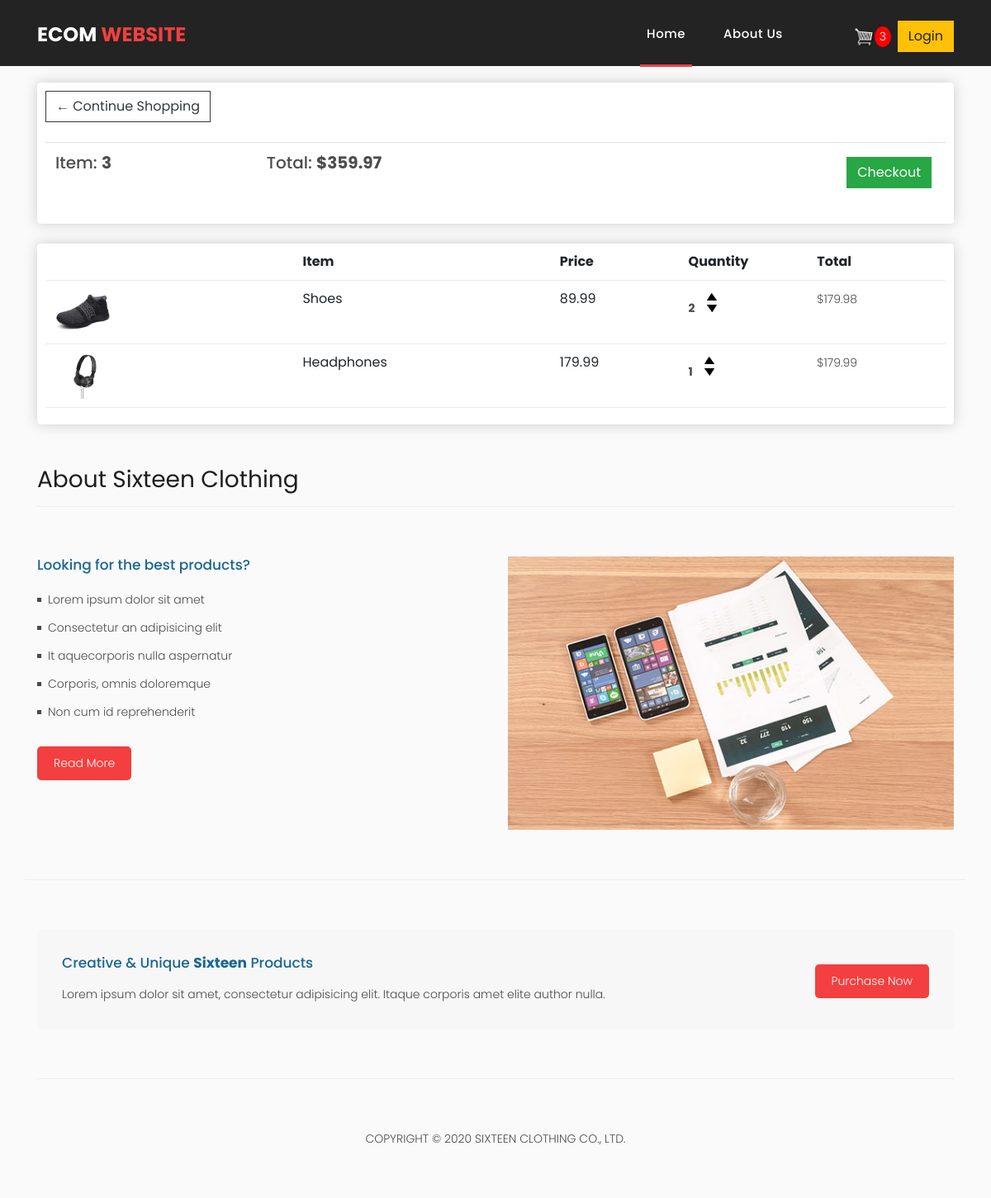
The app's page /cart/ (signed in) with its own data.
### store/models.py (models this page shows, shortened)
class Order(models.Model):
    customer  = models.ForeignKey(Customer, on_delete=models.SET_NULL, blank=True, null=True)
    date_ordered = models.DateTimeField(auto_now_add=True)
    complete =models.BooleanField(default=False, null=True, blank=False)
    transfaction_id = models.CharField(max_length=200, null=True)
    @property
    def get_cart_total(self):
        order_items = self.orderitem_set.all()
        total = sum([item.get_total for item in order_items])
        return total
    @property
    def get_cart_items(self):
        order_items = self.orderitem_set.all()
        total = sum([item.quantity for item in order_items])
        return total

class OrderItem(models.Model):
    product  = models.ForeignKey(Product, on_delete=models.SET_NULL, blank=True, null=True)
    order = models.ForeignKey(Order, on_delete=models.SET_NULL, blank=True, null=True)
    quantity = models.IntegerField(default=0, null=True, blank=True)
    date_added = models.DateTimeField(auto_now_add=True)
    @property
    def get_total(self):
        total = self.product.price * self.quantity
        return total

class Product(models.Model):
    name = models.CharField(max_length=200, null=True)
    price = models.DecimalField(max_digits=7, decimal_places=2)
    digital = models.BooleanField(default=False, null=True, blank=False)
    description = models.TextField(null=True, blank=True)
    image = models.ImageField(null=True, blank=True)
    @property
    def imageURL(self):
        try:
            url = self.image.url
        except:
            url = ''
        return url

### store/views.py (the view)
# urls.py: path('cart/', views.cart, name="cart"),
def cart(request):
    data = cartData(request)
    cartItems = data['cartItems']
    order = data['order']
    items = data['items']
    context = {'items':items, 'order':order, 'cartItems':cartItems, 'shipping': False}
    return render(request, 'store/cart.html', context)

### store/utils.py (called while the page is built)
def cartData(request):
    if request.user.is_authenticated:
        customer = request.user.customer
        order, created = Order.objects.get_or_create(customer=customer, complete=False)
        items = order.orderitem_set.all()
        cartItems = order.get_cart_items
    else:
        items = []
        order = {'get_cart_total':0, 'get_cart_items':0}
        cartItems = order['get_cart_items']
    return {'cartItems':cartItems, 'order': order, 'items': items}

### store/templates/store/cart.html (shortened to what this page needs)
{% extends 'store/index.html' %}
{% load static %}
{% block content %}
<div class="container">
    <div class="row">
        <div class="col-lg-12 mt-10" style="margin-top: 100px;">
            <div class="box-element">
                <a  class="btn btn-outline-dark" href="{% url 'store' %}">&#x2190; Continue Shopping</a>
                <br>
                <br>
                <table class="table">
                    <tr>
                        <th><h5>Item: <strong>{{order.get_cart_items}}</strong></h5></th>
                        <th><h5>Total: <strong>${{order.get_cart_total|floatformat:2}}</strong></h5></th>
                        <th>
                            <a style="float: right; margin: 5px;" class="btn btn-success" href="{% url 'checkout' %}">Checkout</a>
                        </th>
                    </tr>
                </table>
            </div>
            <br>
            <div class="box-element">
                <div class="cart-row">
                    <div style="flex: 2;"></div>
                    <div style="flex: 2;"><strong>Item</strong></div>
                    <div style="flex: 1;"><strong>Price</strong></div>
                    <div style="flex: 1;"><strong>Quantity</strong></div>
                    <div style="flex: 1;"><strong>Total</strong></div>
                </div>
                {% for item in items %}
                    <div class="cart-row">
                        <div style="flex: 2;"><img class="row-image" src="{{item.product.imageURL}}"></div>
                        <div style="flex: 2;">{{item.product.name}}</div>
                        <div style="flex: 1;">{{item.product.price|floatformat:2}}</div>
                        <div style="flex: 1;">
                            <p class="quantity">{{item.quantity}}</p>
                            <div class="quantity">
                                <img data-product="{{item.product.id}}" data-action="add" class="chg-quantity update-cart" src="{% static  'images/arrow-up.png' %}">
                                <img data-product="{{item.product.id}}" data-action="remove" class="chg-quantity update-cart" src="{% static  'images/arrow-down.png' %}">
                            </div>
                        </div>
                        <div style="flex:1"><p>${{item.get_total}}</p></div>
                    </div>
                {% endfor %}
            </div>
        </div>
    </div>
</div>
{% endblock content %}

### store/templates/store/index.html (shortened to what this page needs)
<!DOCTYPE html>
{% load static %}
<html lang="en">
<head>
  <link href="{% static 'vendor/bootstrap/css/bootstrap.min.css' %}" rel="stylesheet">
  <link rel="stylesheet" href="{% static 'assets/css/fontawesome.css' %}">
  <link rel="stylesheet" href="{% static 'assets/css/templatemo-sixteen.css' %}">
  <link rel="stylesheet" href="{% static 'assets/css/owl.css' %}">
  <link rel="stylesheet" type="text/css" href="{% static 'css/main.css' %}">
</head>
<body>
  <header class="">
    <nav class="navbar navbar-expand-lg">
      <div class="container">
        <a class="navbar-brand" href="{% url 'store' %}">
          <h2>Ecom <em>Website</em></h2>
        </a>
        <div class="collapse navbar-collapse" id="navbarResponsive">
          <ul class="navbar-nav ml-auto">
            <li class="nav-item active">
              <a class="nav-link" href="{% url 'store' %}">Home
              </a>
            </li>
            <li class="nav-item">
              <a class="nav-link" href="{% url 'about' %}">About Us</a>
            </li>
            <li>
              <div class="form-inline my-2 my-lg-2 ml-5">
                <a href="{% url 'cart' %}">
                  <img id="cart-icon" src="{% static 'images/cart.png' %}">
                </a>
                <p id="cart-total">{{cartItems}}</p>
                <a href="#" class="btn btn-warning ml-2">Login</a>
              </div>
            </li>
          </ul>
        </div>
      </div>
    </nav>
  </header>
  {% block content %}
  {% endblock content %}
  <div class="best-features">
    <div class="container">
      <div class="row">
        <div class="col-md-12">
          <div class="section-heading">
            <h2>About Sixteen Clothing</h2>
          </div>
        </div>
        <div class="col-md-6">
          <div class="left-content">
            <h4>Looking for the best products?</h4>
            <ul class="featured-list">
              <li><a href="#">Lorem ipsum dolor sit amet</a></li>
              <li><a href="#">Consectetur an adipisicing elit</a></li>
              <li><a href="#">It aquecorporis nulla aspernatur</a></li>
              <li><a href="#">Corporis, omnis doloremque</a></li>
              <li><a href="#">Non cum id reprehenderit</a></li>
            </ul>
            <a href="{% url 'about' %}" class="filled-button">Read More</a>
          </div>
        </div>
        <div class="col-md-6">
          <div class="right-image">
            <img src="{% static 'assets/images/feature-image.jpg' %}" alt="">
          </div>
        </div>
      </div>
    </div>
  </div>
  <div class="call-to-action">
    <div class="container">
      <div class="row">
        <div class="col-md-12">
          <div class="inner-content">
            <div class="row">
              <div class="col-md-8">
                <h4>Creative &amp; Unique <em>Sixteen</em> Products</h4>
                <p>Lorem ipsum dolor sit amet, consectetur adipisicing elit. Itaque corporis amet elite author nulla.
                </p>
              </div>
              <div class="col-md-4">
                <a href="#" class="filled-button">Purchase Now</a>
              </div>
            </div>
          </div>
        </div>
      </div>
    </div>
  </div>
  <footer>
    <div class="container">
      <div class="row">
        <div class="col-md-12">
          <div class="inner-content">
            <p>Copyright &copy; 2020 Sixteen Clothing Co., Ltd.
          </div>
        </div>
      </div>
    </div>
  </footer>
</body>
</html>

### static/assets/css/templatemo-sixteen.css (style rules this page uses)
body { font-family: 'Poppins', sans-serif; overflow-x: hidden; text-rendering: optimizeLegibility; -webkit-font-smoothing: antialiased; -moz-osx-font-smoothing: grayscale; }
p { margin-bottom: 0px; font-size: 14px; font-weight: 300; color: #4a4a4a; line-height: 24px; }
a { text-decoration: none!important; }
ul { padding: 0; margin: 0; list-style: none; }
h1,h2,h3,h4,h5,h6 { margin: 0px; }
a.filled-button { background-color: #f33f3f; color: #fff; font-size: 14px; text-transform: capitalize; font-weight: 300; padding: 10px 20px; border-radius: 5px; display: inline-block; transition: all 0.3s; }
.section-heading { text-align: left; margin-bottom: 60px; border-bottom: 1px solid #eee; }
.section-heading h2 { font-size: 28px; font-weight: 400; color: #1e1e1e; margin-bottom: 15px; }
header { position: absolute; z-index: 99999; width: 100%; height: 80px; background-color: #232323; -webkit-transition: all 0.3s ease-in-out 0s; -moz-transition: all 0.3s ease-in-out 0s; -o-transition: all 0.3s ease-in-out 0s; transition: all 0.3s ease-in-out 0s; }
header .navbar { padding: 17px 0px; }
.navbar .navbar-brand { float: left; margin-top: -12px; outline: none; }
.navbar .navbar-brand h2 { color: #fff; text-transform: uppercase; font-size: 24px; font-weight: 700; -webkit-transition: all .3s ease 0s; -moz-transition: all .3s ease 0s; -o-transition: all .3s ease 0s; transition: all .3s ease 0s; }
.navbar .navbar-brand h2 em { font-style: normal; color: #f33f3f; }
#navbarResponsive { z-index: 999; }
.navbar-collapse { text-align: center; }
.navbar .navbar-nav .nav-item { margin: 0px 15px; }
.navbar .navbar-nav a.nav-link { text-transform: capitalize; font-size: 15px; font-weight: 500; letter-spacing: 0.5px; color: #fff; transition: all 0.5s; margin-top: 5px; }
.navbar .navbar-nav .nav-link:hover, .navbar .navbar-nav .active>.nav-link, .navbar .navbar-nav .nav-link.active, .navbar .navbar-nav .nav-link.show, .navbar .navbar-nav .show>.nav-link { color: #fff; padding-bottom: 25px; border-bottom: 3px solid #f33f3f; }
.best-features { margin-top: 50px; }
.best-features .container .row { border-bottom: 1px solid #eee; padding-bottom: 60px; }
.best-features img { width: 100%; overflow: hidden; }
.best-features h4 { font-size: 17px; color: #1a6692; margin-bottom: 20px; }
.best-features ul.featured-list li { display: block; margin-bottom: 10px; }
.best-features ul.featured-list li a { font-size: 14px; color: #4a4a4a; font-weight: 300; transition: all .3s; position: relative; padding-left: 13px; }
.best-features ul.featured-list li a:before { content: ''; width: 5px; height: 5px; display: inline-block; background-color: #4a4a4a; position: absolute; left: 0; transition: all .3s; top: 8px; }
.best-features .filled-button { margin-top: 20px; }
.call-to-action .inner-content { margin-top: 60px; padding: 30px; background-color: #f7f7f7; border-radius: 5px; }
.call-to-action .inner-content h4 { font-size: 17px; color: #1a6692; margin-bottom: 15px; }
.call-to-action .inner-content em { font-style: normal; font-weight: 700; }
.call-to-action .inner-content .col-md-4 { text-align: right; }
.call-to-action .inner-content .filled-button { margin-top: 12px; }
footer { text-align: center; }
footer .inner-content { border-top: 1px solid #eee; margin-top: 60px; padding: 60px 0px; }
footer .inner-content p { text-transform: uppercase; }

### static/css/main.css (style rules this page uses)
body { background-color: hsl(0, 0%, 98%); }
h1, h2, h3, h4, h5, h6 { color: hsl(0, 0%, 30%); }
.box-element { box-shadow: hsl(0, 0%, 80%) 0 0 16px; background-color: #fff; border-radius: 4px; padding: 10px; }
#cart-icon { width: 25px; display: inline-block; margin-left: 15px; }
#cart-total { display: block; text-align: center; color: #fff; background-color: red; width: 20px; height: 25px; border-radius: 50%; font-size: 14px; }
.col-lg-4, .col-lg-6, .col-lg-8, .col-lg-12 { margin-top: 10px; }
.btn { border-radius: 0; }
.row-image { width: 100px; }
.cart-row { display: flex; align-items: flex-stretch; padding-bottom: 10px; margin-bottom: 10px; border-bottom: 1px solid #ececec; }
.quantity { display: inline-block; font-weight: 700; padding-right: 10px; }
.chg-quantity { width: 12px; cursor: pointer; display: block; margin-top: 5px; transition: .1s; }

### records on screen
Order: get_cart_items "3", get_cart_total "359.97"
OrderItem: product.imageURL (picture), product.name "Shoes", product.price "89.99", quantity "2", get_total "179.98"
OrderItem: product.imageURL (picture), product.name "Headphones", product.price "179.99", quantity "1", get_total "179.99"

### other values on screen
{{ cartItems }} "3"
